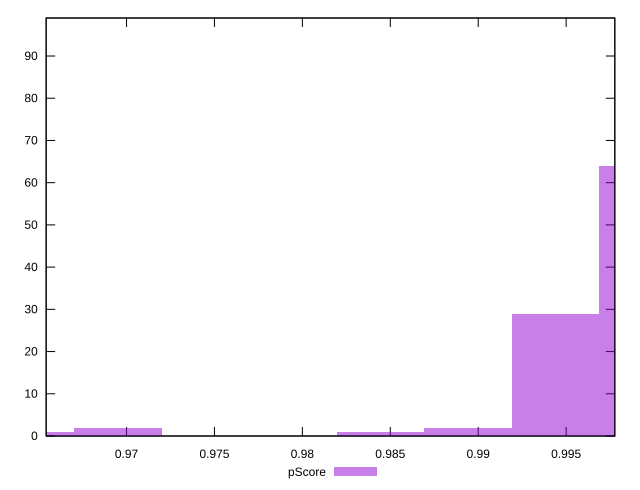

Write gnuplot code to recreate this figure.
reset

$pScore <<EOF
0.9695240440557477 2
0.9645521258811028 1
0.9993555531036168 64
0.994383634928972 29
0.9894117167543272 2
0.9844397985796822 1
EOF

set key outside below
set boxwidth 0.00497191817464486
set xrange [0.9654283374293349:0.9977685668505443]
set yrange [0:99]
set trange [0:99]
set style fill transparent solid 0.5 noborder
set terminal svg size 640, 490 enhanced background rgb 'white'
set output "report/report_00029_2021-02-24T13-36-40.390Z/first-contentful-paint/samples/card/pScore/histogram.svg"

plot $pScore title "pScore" with boxes

reset
